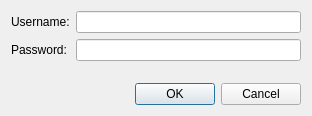
<?xml version="1.0" encoding="UTF-8"?>
<ui version="4.0">
 <class>Mercurial::Internal::AuthenticationDialog</class>
 <widget class="QDialog" name="Mercurial::Internal::AuthenticationDialog">
  <property name="geometry">
   <rect>
    <x>0</x>
    <y>0</y>
    <width>312</width>
    <height>116</height>
   </rect>
  </property>
  <property name="windowTitle">
   <string>Dialog</string>
  </property>
  <layout class="QVBoxLayout" name="verticalLayout">
   <item>
    <layout class="QFormLayout" name="formLayout">
     <item row="0" column="0">
      <widget class="QLabel" name="usernameLabel">
       <property name="text">
        <string>Username:</string>
       </property>
      </widget>
     </item>
     <item row="0" column="1">
      <widget class="QLineEdit" name="username"/>
     </item>
     <item row="1" column="0">
      <widget class="QLabel" name="passwordLabel">
       <property name="text">
        <string>Password:</string>
       </property>
      </widget>
     </item>
     <item row="1" column="1">
      <widget class="QLineEdit" name="password">
       <property name="echoMode">
        <enum>QLineEdit::Password</enum>
       </property>
      </widget>
     </item>
    </layout>
   </item>
   <item>
    <widget class="QDialogButtonBox" name="buttonBox">
     <property name="orientation">
      <enum>Qt::Horizontal</enum>
     </property>
     <property name="standardButtons">
      <set>QDialogButtonBox::Cancel|QDialogButtonBox::Ok</set>
     </property>
    </widget>
   </item>
  </layout>
 </widget>
 <resources/>
 <connections>
  <connection>
   <sender>buttonBox</sender>
   <signal>accepted()</signal>
   <receiver>Mercurial::Internal::AuthenticationDialog</receiver>
   <slot>accept()</slot>
   <hints>
    <hint type="sourcelabel">
     <x>248</x>
     <y>254</y>
    </hint>
    <hint type="destinationlabel">
     <x>157</x>
     <y>274</y>
    </hint>
   </hints>
  </connection>
  <connection>
   <sender>buttonBox</sender>
   <signal>rejected()</signal>
   <receiver>Mercurial::Internal::AuthenticationDialog</receiver>
   <slot>reject()</slot>
   <hints>
    <hint type="sourcelabel">
     <x>316</x>
     <y>260</y>
    </hint>
    <hint type="destinationlabel">
     <x>286</x>
     <y>274</y>
    </hint>
   </hints>
  </connection>
 </connections>
</ui>
